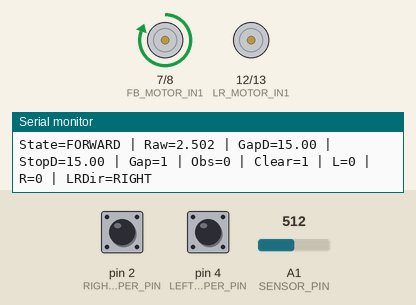
Recording of a sketch running on a simulated Arduino Uno, built with avr-gcc and run on an emulated ATmega328P. Parts: motor-driver pin pairs drawn as motors (green arrow = first pin HIGH = forward, orange = second pin HIGH = backward, longer = more drive), the last lines printed to the serial monitor. The test bench sets the inputs (shaded band); at power-on: A1 (SENSOR_PIN) = 512, pin 2 (RIGHT_BUMPER_PIN) LOW, pin 4 (LEFT_BUMPER_PIN) LOW.

Above: at 5.6 s.
5.7 s: A1 (SENSOR_PIN) set to 695
8.7 s: A1 (SENSOR_PIN) set to 717
At 10.0 s:
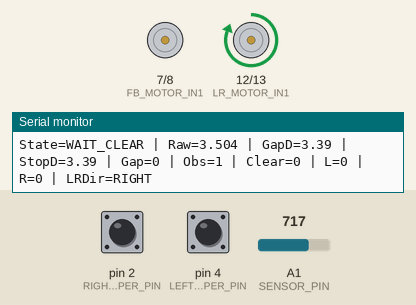
10.9 s: pin 2 (RIGHT_BUMPER_PIN) pulled HIGH for 0.15 s
At 12.3 s:
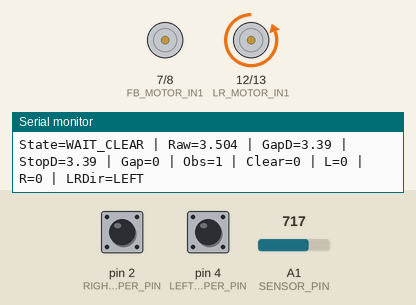
12.7 s: pin 4 (LEFT_BUMPER_PIN) pulled HIGH for 0.15 s
At 13.7 s:
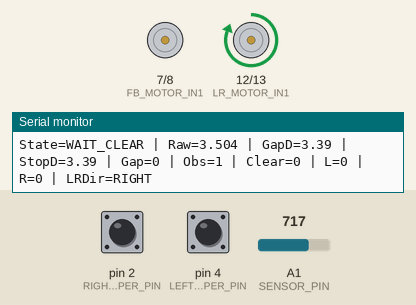
15.8 s: pin 2 (RIGHT_BUMPER_PIN) pulled HIGH for 1 s
At 17.2 s:
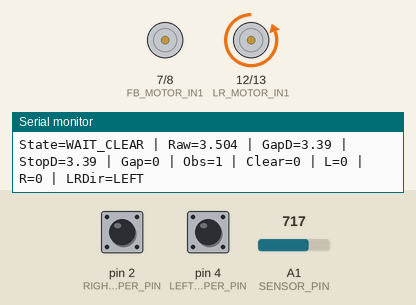
Timing chart, 0 to 18.8 s (numbered marks = the images above; inputs shaded):
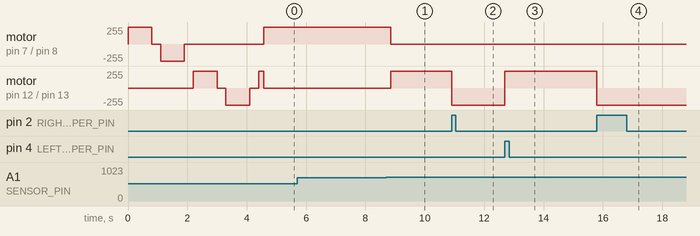

The sketch:

systemSim.ino
```cpp
#include <math.h>

// =====================================================
// 红外传感器
// =====================================================
const int SENSOR_PIN = A1;

const float ADC_REF_VOLTAGE = 5.0;
const int ADC_MAX = 1023;

// =====================================================
// 侧边按钮
// HIGH = 撞到
// LOW  = 没撞到
// =====================================================
const int LEFT_BUMPER_PIN = 4;
const int RIGHT_BUMPER_PIN = 2;

bool leftBumperHit = false;
bool rightBumperHit = false;
bool sideBumperHit = false;

// =====================================================
// H 桥引脚
// D7, D8   = 前后电机
// D12, D13 = 左右电机
// =====================================================
const int FB_MOTOR_IN1 = 7;
const int FB_MOTOR_IN2 = 8;

const int LR_MOTOR_IN1 = 12;
const int LR_MOTOR_IN2 = 13;

// =====================================================
// 开机电机测试
// 如果不想测试，改成 false
// =====================================================
const bool ENABLE_MOTOR_TEST = true;
const unsigned long MOTOR_TEST_TIME_MS = 800;

// =====================================================
// 五点标定表
// 电压从大到小，距离从小到大
// =====================================================
const int TABLE_SIZE = 5;

float calibVoltage[TABLE_SIZE] = {
  4.55,
  3.80,
  3.30,
  2.85,
  2.55
};

float calibDistance[TABLE_SIZE] = {
  1.0,
  2.5,
  4.0,
  8.0,
  15.0
};

// =====================================================
// 滤波参数
// =====================================================
const int SAMPLE_COUNT = 7;
const int HISTORY_SIZE = 9;

float voltageHistory[HISTORY_SIZE];
int historyIndex = 0;
bool historyFilled = false;

const float EMA_ALPHA = 0.3;
const float MAX_STEP_VOLTAGE = 0.4;

// =====================================================
// 红外状态
// =====================================================
float rawVoltage = 0.0;
float limitedVoltage = 0.0;

float gapFilteredVoltage = 0.0;
float stopFilteredVoltage = 0.0;

float gapDistance = 15.0;
float stopDistance = 15.0;

bool filterReady = false;

// =====================================================
// 前方判断
// =====================================================
const float BIG_GAP_DISTANCE_CM = 10.0;
const float OBSTACLE_STOP_DISTANCE_CM = 3.5;

// 障碍消失后，距离大于这个值才恢复前进
const float CLEAR_DISTANCE_CM = 6.0;

const int GAP_CONFIRM_COUNT = 8;
const int STOP_CONFIRM_COUNT = 3;
const int CLEAR_CONFIRM_COUNT = 5;

int gapCount = 0;
int stopCount = 0;
int clearCount = 0;

bool bigGapDetected = false;
bool obstacleDetected = false;
bool frontClearDetected = false;

// =====================================================
// comb-shaped 墙面处理
// =====================================================
float minStopDistanceWindow = 999.0;
unsigned long lastWindowReset = 0;
const unsigned long WINDOW_TIME_MS = 120;

// =====================================================
// 定时
// =====================================================
unsigned long lastSensorTime = 0;
const unsigned long SENSOR_INTERVAL_MS = 15;

unsigned long lastPrintTime = 0;
const unsigned long PRINT_INTERVAL_MS = 200;

// =====================================================
// 机器人状态
// =====================================================
enum RobotState {
  STATE_SIDE_MOVE,
  STATE_FORWARD_MOVE,
  STATE_WAIT_CLEAR
};

RobotState robotState = STATE_SIDE_MOVE;

// 1  = 向右
// -1 = 向左
int sideDirection = 1;

// =====================================================
// 工具函数
// =====================================================
float adcToVoltage(int adc) {
  return adc * ADC_REF_VOLTAGE / ADC_MAX;
}

void sortFloatArray(float arr[], int n) {
  for (int i = 0; i < n - 1; i++) {
    for (int j = i + 1; j < n; j++) {
      if (arr[j] < arr[i]) {
        float t = arr[i];
        arr[i] = arr[j];
        arr[j] = t;
      }
    }
  }
}

float readMedianVoltage() {
  float samples[SAMPLE_COUNT];

  for (int i = 0; i < SAMPLE_COUNT; i++) {
    samples[i] = adcToVoltage(analogRead(SENSOR_PIN));
  }

  sortFloatArray(samples, SAMPLE_COUNT);
  return samples[SAMPLE_COUNT / 2];
}

float applyLimiter(float newV, float oldV) {
  float diff = newV - oldV;

  if (diff > MAX_STEP_VOLTAGE) return oldV + MAX_STEP_VOLTAGE;
  if (diff < -MAX_STEP_VOLTAGE) return oldV - MAX_STEP_VOLTAGE;

  return newV;
}

void addHistory(float v) {
  voltageHistory[historyIndex] = v;
  historyIndex++;

  if (historyIndex >= HISTORY_SIZE) {
    historyIndex = 0;
    historyFilled = true;
  }
}

int getHistoryCount() {
  return historyFilled ? HISTORY_SIZE : historyIndex;
}

float getPercentile(float p) {
  int count = getHistoryCount();

  if (count == 0) return limitedVoltage;

  float temp[HISTORY_SIZE];

  for (int i = 0; i < count; i++) {
    temp[i] = voltageHistory[i];
  }

  sortFloatArray(temp, count);

  int idx = (int)((count - 1) * p);

  if (idx < 0) idx = 0;
  if (idx >= count) idx = count - 1;

  return temp[idx];
}

float voltageToDistance(float v) {
  if (v >= calibVoltage[0]) {
    return calibDistance[0];
  }

  if (v <= calibVoltage[TABLE_SIZE - 1]) {
    return calibDistance[TABLE_SIZE - 1];
  }

  for (int i = 0; i < TABLE_SIZE - 1; i++) {
    float v1 = calibVoltage[i];
    float v2 = calibVoltage[i + 1];

    if (v <= v1 && v >= v2) {
      float d1 = calibDistance[i];
      float d2 = calibDistance[i + 1];

      float ratio = (v - v2) / (v1 - v2);

      return d2 + ratio * (d1 - d2);
    }
  }

  return calibDistance[TABLE_SIZE - 1];
}

// =====================================================
// 传感器更新
// =====================================================
void updateSensor() {
  unsigned long now = millis();

  if (now - lastSensorTime < SENSOR_INTERVAL_MS) {
    return;
  }

  lastSensorTime = now;

  rawVoltage = readMedianVoltage();

  if (!filterReady) {
    limitedVoltage = rawVoltage;
  } else {
    limitedVoltage = applyLimiter(rawVoltage, limitedVoltage);
  }

  addHistory(limitedVoltage);

  // gap 用中位数，避免小洞误判
  float gapVoltageCandidate = getPercentile(0.50);

  // stop 偏向近距离，更安全
  float stopVoltageCandidate = getPercentile(0.70);

  if (!filterReady) {
    gapFilteredVoltage = gapVoltageCandidate;
    stopFilteredVoltage = stopVoltageCandidate;
    filterReady = true;
  } else {
    gapFilteredVoltage =
      EMA_ALPHA * gapVoltageCandidate +
      (1.0 - EMA_ALPHA) * gapFilteredVoltage;

    stopFilteredVoltage =
      EMA_ALPHA * stopVoltageCandidate +
      (1.0 - EMA_ALPHA) * stopFilteredVoltage;
  }

  gapDistance = voltageToDistance(gapFilteredVoltage);

  float currentStopDistance = voltageToDistance(stopFilteredVoltage);

  // comb-shaped：停止判断使用短窗口最小值
  if (currentStopDistance < minStopDistanceWindow) {
    minStopDistanceWindow = currentStopDistance;
  }

  if (millis() - lastWindowReset > WINDOW_TIME_MS) {
    lastWindowReset = millis();

    if (minStopDistanceWindow < currentStopDistance) {
      currentStopDistance = minStopDistanceWindow;
    }

    minStopDistanceWindow = 999.0;
  }

  stopDistance = currentStopDistance;

  // 大空隙判断
  if (gapDistance >= BIG_GAP_DISTANCE_CM) {
    gapCount++;
  } else {
    gapCount = 0;
  }

  bigGapDetected = (gapCount >= GAP_CONFIRM_COUNT);

  // 障碍判断
  if (stopDistance <= OBSTACLE_STOP_DISTANCE_CM) {
    stopCount++;
  } else {
    stopCount = 0;
  }

  obstacleDetected = (stopCount >= STOP_CONFIRM_COUNT);

  // 障碍清除判断
  if (stopDistance >= CLEAR_DISTANCE_CM) {
    clearCount++;
  } else {
    clearCount = 0;
  }

  frontClearDetected = (clearCount >= CLEAR_CONFIRM_COUNT);
}

// =====================================================
// 按钮更新
// =====================================================
void updateBumpers() {
  leftBumperHit = (digitalRead(LEFT_BUMPER_PIN) == HIGH);
  rightBumperHit = (digitalRead(RIGHT_BUMPER_PIN) == HIGH);
  sideBumperHit = leftBumperHit || rightBumperHit;
}

// =====================================================
// H 桥控制
// =====================================================
void setHBridge(int in1, int in2, int direction) {
  if (direction > 0) {
    digitalWrite(in1, HIGH);
    digitalWrite(in2, LOW);
  } else if (direction < 0) {
    digitalWrite(in1, LOW);
    digitalWrite(in2, HIGH);
  } else {
    digitalWrite(in1, LOW);
    digitalWrite(in2, LOW);
  }
}

void stopForwardBackMotor() {
  setHBridge(FB_MOTOR_IN1, FB_MOTOR_IN2, 0);
}

void stopLeftRightMotor() {
  setHBridge(LR_MOTOR_IN1, LR_MOTOR_IN2, 0);
}

void stopAllMotors() {
  stopForwardBackMotor();
  stopLeftRightMotor();
}

void moveForward() {
  setHBridge(FB_MOTOR_IN1, FB_MOTOR_IN2, 1);
}

void moveBackward() {
  setHBridge(FB_MOTOR_IN1, FB_MOTOR_IN2, -1);
}

void moveRight() {
  setHBridge(LR_MOTOR_IN1, LR_MOTOR_IN2, 1);
}

void moveLeft() {
  setHBridge(LR_MOTOR_IN1, LR_MOTOR_IN2, -1);
}

void moveSideByDirection() {
  if (sideDirection > 0) {
    moveRight();
  } else {
    moveLeft();
  }
}

// =====================================================
// 对外接口
// =====================================================
int getForwardSignal() {
  return bigGapDetected ? 1 : 0;
}

int getObstacleSignal() {
  return obstacleDetected ? 1 : 0;
}

int getFrontClearSignal() {
  return frontClearDetected ? 1 : 0;
}

int getLeftBumperSignal() {
  return leftBumperHit ? 1 : 0;
}

int getRightBumperSignal() {
  return rightBumperHit ? 1 : 0;
}

int getSideBumperSignal() {
  return sideBumperHit ? 1 : 0;
}

// =====================================================
// 开机电机测试
// =====================================================
void motorSelfTest() {
  if (!ENABLE_MOTOR_TEST) return;

  Serial.println("Motor test: forward/back motor forward");
  moveForward();
  delay(MOTOR_TEST_TIME_MS);
  stopAllMotors();
  delay(300);

  Serial.println("Motor test: forward/back motor backward");
  moveBackward();
  delay(MOTOR_TEST_TIME_MS);
  stopAllMotors();
  delay(300);

  Serial.println("Motor test: left/right motor right");
  moveRight();
  delay(MOTOR_TEST_TIME_MS);
  stopAllMotors();
  delay(300);

  Serial.println("Motor test: left/right motor left");
  moveLeft();
  delay(MOTOR_TEST_TIME_MS);
  stopAllMotors();
  delay(300);

  Serial.println("Motor test done.");
}

// =====================================================
// 状态机
// =====================================================
/*
void updateRobotControl() {
  switch (robotState) {

    case STATE_SIDE_MOVE:
      // 横向扫描时，前后电机停止
      stopForwardBackMotor();

      // 侧边撞到只反转，不停止
      if (getRightBumperSignal() == 1) {
        sideDirection = -1;
      }

      if (getLeftBumperSignal() == 1) {
        sideDirection = 1;
      }

      moveSideByDirection();

      // 发现大空隙，切换前进
      if (getForwardSignal() == 1) {
        stopLeftRightMotor();

        stopCount = 0;
        obstacleDetected = false;

        robotState = STATE_FORWARD_MOVE;
      }

      break;

    case STATE_FORWARD_MOVE:
      // 前进时，左右电机停止
      stopLeftRightMotor();

      // 前方障碍才停止
      if (getObstacleSignal() == 1) {
        stopAllMotors();
        clearCount = 0;
        frontClearDetected = false;
        robotState = STATE_WAIT_CLEAR;
      } else {
        moveForward();
      }

      break;

    case STATE_WAIT_CLEAR:
      // 等待障碍消失
      stopAllMotors();

      // 如果前方恢复到足够远，则继续前进
      if (getFrontClearSignal() == 1) {
        stopCount = 0;
        obstacleDetected = false;
        robotState = STATE_FORWARD_MOVE;
      }

      // 如果你希望障碍消失后回到横向扫描，而不是继续前进，
      // 把上一行改成：
      // robotState = STATE_SIDE_MOVE;

      break;
  }
}
*/
void updateRobotControl() {
  switch (robotState) {

    case STATE_SIDE_MOVE:
      // 横向扫描时，前后电机停止
      stopForwardBackMotor();

      // 侧边撞到只反转，不停止
      if (getRightBumperSignal() == 1) {
        sideDirection = -1;
      }

      if (getLeftBumperSignal() == 1) {
        sideDirection = 1;
      }

      // 左右移动
      moveSideByDirection();

      // 发现大空隙，切换前进
      if (getForwardSignal() == 1) {
        stopLeftRightMotor();

        stopCount = 0;
        obstacleDetected = false;

        robotState = STATE_FORWARD_MOVE;
      }

      break;

    case STATE_FORWARD_MOVE:
      // 前进时，左右电机停止
      stopLeftRightMotor();

      // 前方遇到障碍：停止前后电机，回到横向寻找
      if (getObstacleSignal() == 1) {
        stopForwardBackMotor();

        // 清空大空隙判断，避免刚回横移就立刻再次前进
        gapCount = 0;
        bigGapDetected = false;

        robotState = STATE_WAIT_CLEAR;
      } else {
        moveForward();
      }

      break;

    case STATE_WAIT_CLEAR:
      // 这里不再 stopAllMotors()
      // 只停止前后电机，左右电机继续扫描
      stopForwardBackMotor();

      // 侧边撞到继续反转
      if (getRightBumperSignal() == 1) {
        sideDirection = -1;
      }

      if (getLeftBumperSignal() == 1) {
        sideDirection = 1;
      }

      // 左右继续移动，寻找新的空隙
      moveSideByDirection();

      // 如果重新检测到大空隙，再次切换前进
      if (getForwardSignal() == 1) {
        stopLeftRightMotor();

        stopCount = 0;
        obstacleDetected = false;

        robotState = STATE_FORWARD_MOVE;
      }

      break;
  }
}

// =====================================================
// 调试输出
// =====================================================
void printDebug() {
  unsigned long now = millis();

  if (now - lastPrintTime < PRINT_INTERVAL_MS) {
    return;
  }

  lastPrintTime = now;

  Serial.print("State=");

  if (robotState == STATE_SIDE_MOVE) {
    Serial.print("SIDE");
  } else if (robotState == STATE_FORWARD_MOVE) {
    Serial.print("FORWARD");
  } else {
    Serial.print("WAIT_CLEAR");
  }

  Serial.print(" | Raw=");
  Serial.print(rawVoltage, 3);

  Serial.print(" | GapD=");
  Serial.print(gapDistance, 2);

  Serial.print(" | StopD=");
  Serial.print(stopDistance, 2);

  Serial.print(" | Gap=");
  Serial.print(getForwardSignal());

  Serial.print(" | Obs=");
  Serial.print(getObstacleSignal());

  Serial.print(" | Clear=");
  Serial.print(getFrontClearSignal());

  Serial.print(" | L=");
  Serial.print(getLeftBumperSignal());

  Serial.print(" | R=");
  Serial.print(getRightBumperSignal());

  Serial.print(" | LRDir=");
  Serial.println(sideDirection > 0 ? "RIGHT" : "LEFT");
}

// =====================================================
// setup
// =====================================================
void setup() {
  Serial.begin(9600);

  pinMode(LEFT_BUMPER_PIN, INPUT);
  pinMode(RIGHT_BUMPER_PIN, INPUT);

  pinMode(FB_MOTOR_IN1, OUTPUT);
  pinMode(FB_MOTOR_IN2, OUTPUT);
  pinMode(LR_MOTOR_IN1, OUTPUT);
  pinMode(LR_MOTOR_IN2, OUTPUT);

  stopAllMotors();

  Serial.println("System starting.");

  motorSelfTest();

  Serial.println("System ready.");
}

// =====================================================
// loop
// =====================================================
void loop() {
  updateSensor();
  updateBumpers();
  updateRobotControl();
  printDebug();
}
```

Measured:
- the behaviour switches between 709 and 710 on A1 (SENSOR_PIN) (found by bisection; images 0 and 1)
- after the input at 8.7 s, motor on pin 7 (FB_MOTOR_IN1) / pin 8 (FB_MOTOR_IN2): forward 255/255 → stopped after 0.15 s; motor on pin 12 (LR_MOTOR_IN1) / pin 13 (LR_MOTOR_IN2): stopped → forward 255/255 after 0.15 s
- after the input at 10.9 s, motor on pin 12 (LR_MOTOR_IN1) / pin 13 (LR_MOTOR_IN2): forward 255/255 → backward 255/255 at once
- after the input at 12.7 s, motor on pin 12 (LR_MOTOR_IN1) / pin 13 (LR_MOTOR_IN2): backward 255/255 → forward 255/255 at once
- after the input at 15.8 s, motor on pin 12 (LR_MOTOR_IN1) / pin 13 (LR_MOTOR_IN2): forward 255/255 → backward 255/255 at once
